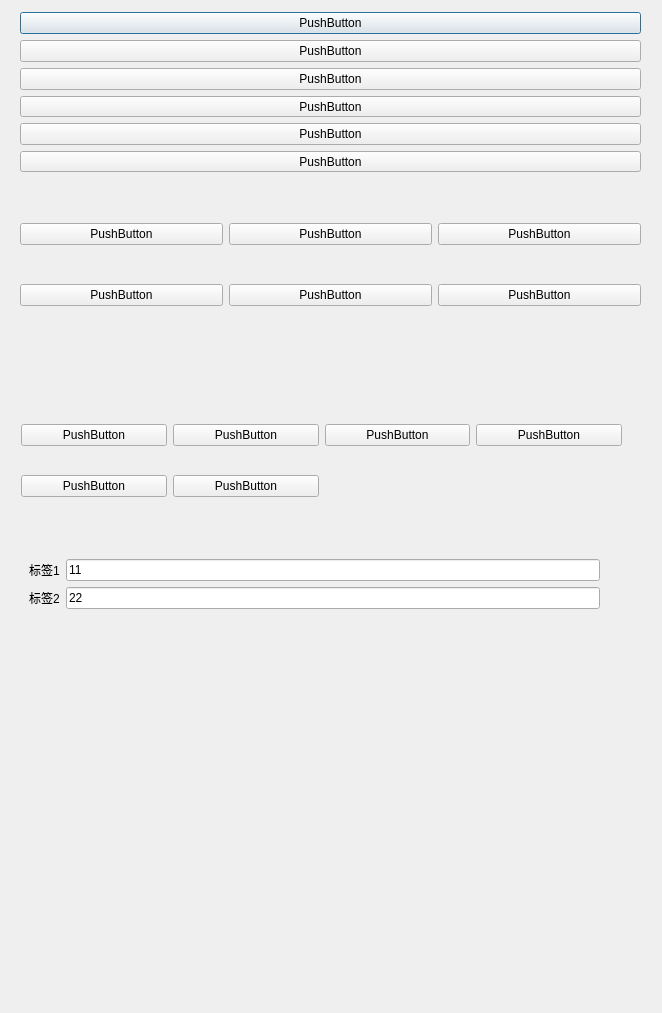
<?xml version="1.0" encoding="UTF-8"?>
<ui version="4.0">
 <class>Dialog</class>
 <widget class="QDialog" name="Dialog">
  <property name="geometry">
   <rect>
    <x>0</x>
    <y>0</y>
    <width>662</width>
    <height>1013</height>
   </rect>
  </property>
  <property name="windowTitle">
   <string>Dialog</string>
  </property>
  <widget class="QWidget" name="layoutWidget">
   <property name="geometry">
    <rect>
     <x>20</x>
     <y>12</y>
     <width>621</width>
     <height>160</height>
    </rect>
   </property>
   <layout class="QVBoxLayout" name="verticalLayout_4">
    <item>
     <layout class="QVBoxLayout" name="verticalLayout_3">
      <item>
       <widget class="QPushButton" name="pushButton">
        <property name="text">
         <string>PushButton</string>
        </property>
       </widget>
      </item>
      <item>
       <widget class="QPushButton" name="pushButton_2">
        <property name="text">
         <string>PushButton</string>
        </property>
       </widget>
      </item>
     </layout>
    </item>
    <item>
     <layout class="QVBoxLayout" name="verticalLayout">
      <item>
       <widget class="QPushButton" name="pushButton_3">
        <property name="text">
         <string>PushButton</string>
        </property>
       </widget>
      </item>
      <item>
       <widget class="QPushButton" name="pushButton_4">
        <property name="text">
         <string>PushButton</string>
        </property>
       </widget>
      </item>
     </layout>
    </item>
    <item>
     <layout class="QVBoxLayout" name="verticalLayout_2">
      <item>
       <widget class="QPushButton" name="pushButton_17">
        <property name="text">
         <string>PushButton</string>
        </property>
       </widget>
      </item>
      <item>
       <widget class="QPushButton" name="pushButton_18">
        <property name="text">
         <string>PushButton</string>
        </property>
       </widget>
      </item>
     </layout>
    </item>
   </layout>
  </widget>
  <widget class="QWidget" name="formLayoutWidget">
   <property name="geometry">
    <rect>
     <x>29</x>
     <y>559</y>
     <width>571</width>
     <height>91</height>
    </rect>
   </property>
   <layout class="QFormLayout" name="formLayout">
    <item row="0" column="0">
     <widget class="QLabel" name="label">
      <property name="text">
       <string>标签1</string>
      </property>
     </widget>
    </item>
    <item row="0" column="1">
     <widget class="QLineEdit" name="lineEdit">
      <property name="text">
       <string>11</string>
      </property>
     </widget>
    </item>
    <item row="1" column="1">
     <widget class="QLineEdit" name="lineEdit_2">
      <property name="text">
       <string>22</string>
      </property>
     </widget>
    </item>
    <item row="1" column="0">
     <widget class="QLabel" name="label_2">
      <property name="text">
       <string>标签2</string>
      </property>
     </widget>
    </item>
   </layout>
  </widget>
  <widget class="QWidget" name="">
   <property name="geometry">
    <rect>
     <x>20</x>
     <y>190</y>
     <width>621</width>
     <height>151</height>
    </rect>
   </property>
   <layout class="QHBoxLayout" name="horizontalLayout">
    <item>
     <layout class="QVBoxLayout" name="verticalLayout_5">
      <item>
       <widget class="QPushButton" name="pushButton_5">
        <property name="text">
         <string>PushButton</string>
        </property>
       </widget>
      </item>
      <item>
       <widget class="QPushButton" name="pushButton_6">
        <property name="text">
         <string>PushButton</string>
        </property>
       </widget>
      </item>
     </layout>
    </item>
    <item>
     <layout class="QVBoxLayout" name="verticalLayout_6">
      <item>
       <widget class="QPushButton" name="pushButton_8">
        <property name="text">
         <string>PushButton</string>
        </property>
       </widget>
      </item>
      <item>
       <widget class="QPushButton" name="pushButton_7">
        <property name="text">
         <string>PushButton</string>
        </property>
       </widget>
      </item>
     </layout>
    </item>
    <item>
     <layout class="QVBoxLayout" name="verticalLayout_7">
      <item>
       <widget class="QPushButton" name="pushButton_9">
        <property name="text">
         <string>PushButton</string>
        </property>
       </widget>
      </item>
      <item>
       <widget class="QPushButton" name="pushButton_10">
        <property name="text">
         <string>PushButton</string>
        </property>
       </widget>
      </item>
     </layout>
    </item>
   </layout>
  </widget>
  <widget class="QWidget" name="">
   <property name="geometry">
    <rect>
     <x>21</x>
     <y>401</y>
     <width>601</width>
     <height>121</height>
    </rect>
   </property>
   <layout class="QGridLayout" name="gridLayout">
    <item row="0" column="2">
     <layout class="QVBoxLayout" name="verticalLayout_10">
      <item>
       <widget class="QPushButton" name="pushButton_13">
        <property name="text">
         <string>PushButton</string>
        </property>
       </widget>
      </item>
     </layout>
    </item>
    <item row="1" column="0">
     <layout class="QVBoxLayout" name="verticalLayout_12">
      <item>
       <widget class="QPushButton" name="pushButton_15">
        <property name="text">
         <string>PushButton</string>
        </property>
       </widget>
      </item>
     </layout>
    </item>
    <item row="0" column="3">
     <layout class="QVBoxLayout" name="verticalLayout_11">
      <item>
       <widget class="QPushButton" name="pushButton_14">
        <property name="text">
         <string>PushButton</string>
        </property>
       </widget>
      </item>
     </layout>
    </item>
    <item row="1" column="1">
     <layout class="QVBoxLayout" name="verticalLayout_13">
      <item>
       <widget class="QPushButton" name="pushButton_16">
        <property name="text">
         <string>PushButton</string>
        </property>
       </widget>
      </item>
     </layout>
    </item>
    <item row="0" column="0">
     <layout class="QVBoxLayout" name="verticalLayout_8">
      <item>
       <widget class="QPushButton" name="pushButton_11">
        <property name="text">
         <string>PushButton</string>
        </property>
       </widget>
      </item>
     </layout>
    </item>
    <item row="0" column="1">
     <layout class="QVBoxLayout" name="verticalLayout_9">
      <item>
       <widget class="QPushButton" name="pushButton_12">
        <property name="text">
         <string>PushButton</string>
        </property>
       </widget>
      </item>
     </layout>
    </item>
   </layout>
  </widget>
 </widget>
 <resources/>
 <connections/>
</ui>
